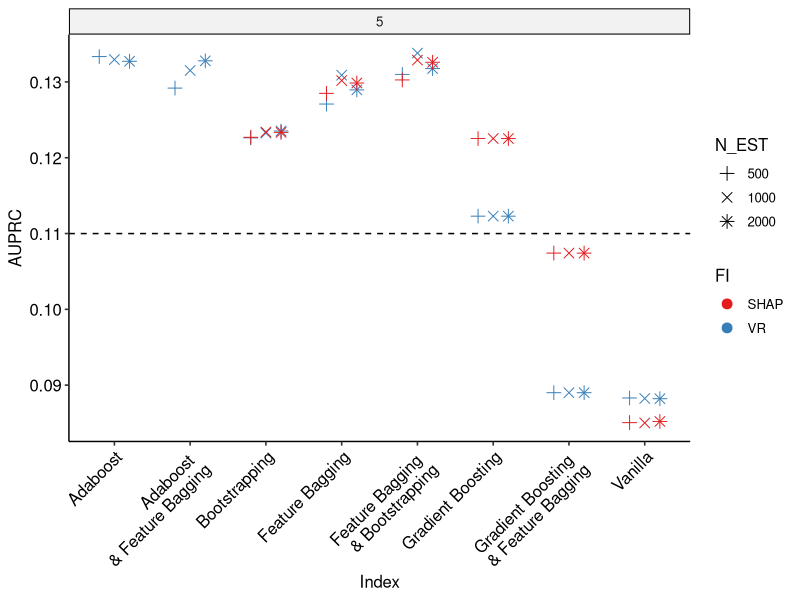
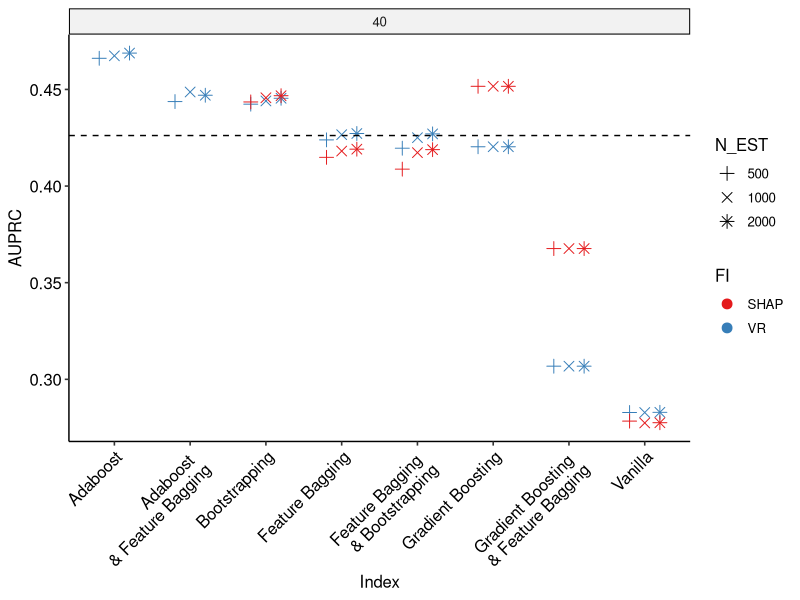
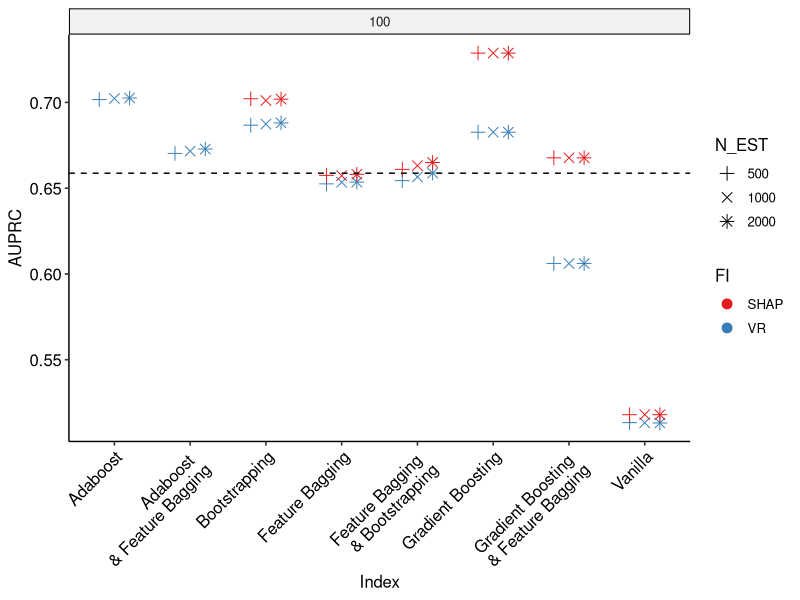
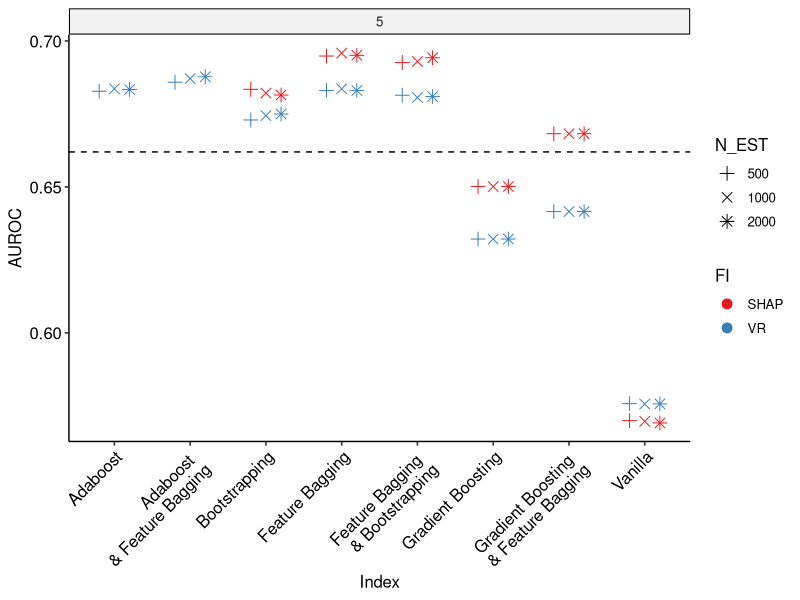
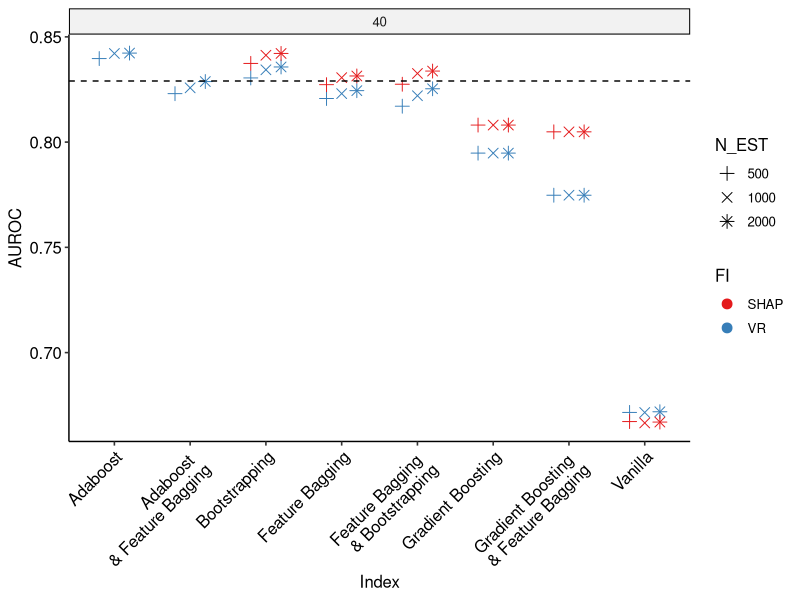
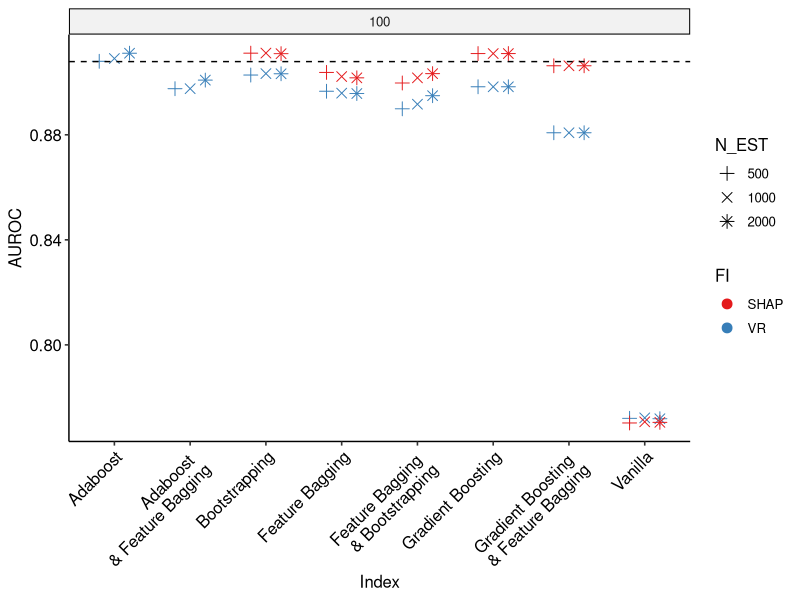
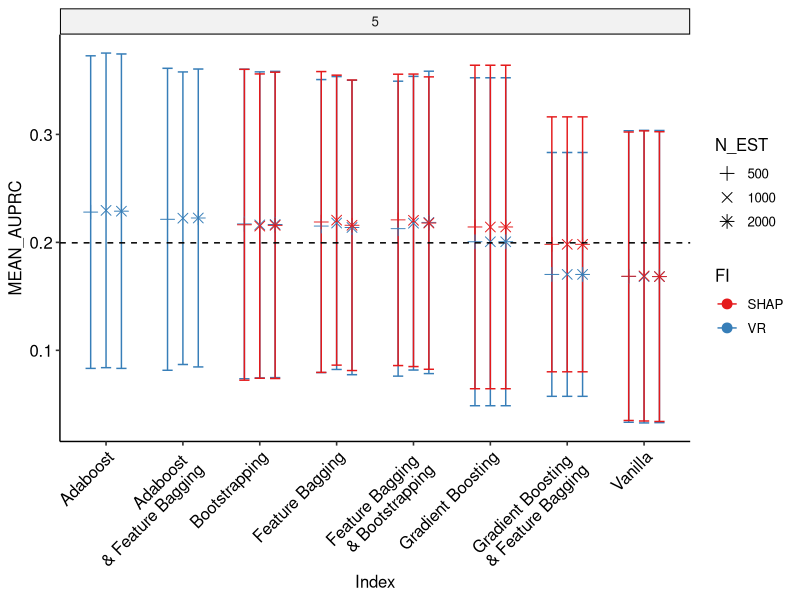
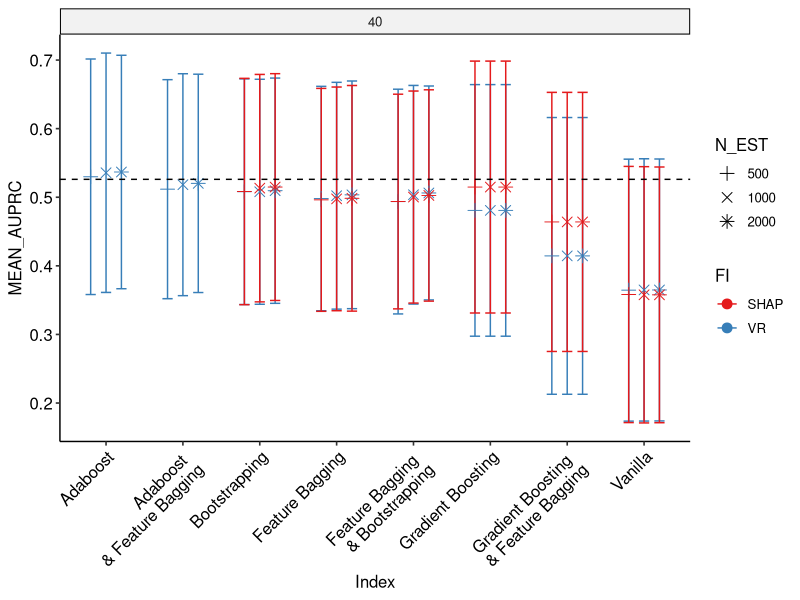

These figures' R source, in order:
## ---- chunk 1
library(rstatix)  # pipe-friendly statistical methods
library(ggplot2)
library(ggpubr)

rdf <- read.csv('./results/results_all_long.csv')

rdf$N_EST <- as.factor(rdf$N_EST)
rdf$Index <- as.factor(rdf$Index)
rdf$FI <- as.factor(rdf$FI)
rdf$MR <- as.factor(rdf$MR)

## ---- chunk 2

MR = unique(rdf$MR)
pd = position_dodge(0.6)

AUROC <- c(0.6619815875877165, 0.8290163353003178, 0.9078733931801096)
AUPRC <- c(0.10999212039806713, 0.4261383315393321, 0.6587304621389592)
MEAN_AUPRC <- c(0.19955715263807533, 0.5260921589703365, 0.7257882565622619)
MEAN_AUROC <- c(0.6725450267402954, 0.8441343415588369, 0.916339278444858)

for (i in seq_along(MR)) {
  mr <- MR[i]
  baseline_value <- AUPRC[i]
  p <- rdf %>%
    filter(MR == mr) %>%
     filter(!is.na(AUPRC)) %>%
    ggplot(aes(x=Index, y=AUPRC, group = N_EST, colour = FI)) + 
    geom_point(aes(shape = N_EST), position = pd, size = 3) +
    geom_hline(yintercept = baseline_value, linetype = "dashed", color = "black") + 
    scale_shape_manual(values=c(3,4,8))+
    theme_pubr() + 
    scale_color_brewer(palette = 'Set1') +
    facet_wrap(MR~., ncol = 1, scales = "free_y") +
    theme(legend.position = "right",
      axis.text.x = element_text(angle = 45, hjust = 1),
    )
    
  plot(p)
  filename <- paste0("results/", mr , "_AUPRC" , ".png")
  ggsave(filename, plot = p)
}

for (i in seq_along(MR)) {
  mr <- MR[i]
  baseline_value <- AUROC[i]
  p <- rdf %>%
    filter(MR == mr) %>%
     filter(!is.na(AUROC)) %>%
    ggplot(aes(x=Index, y=AUROC, group = N_EST, colour = FI)) + 
    geom_point(aes(shape = N_EST), position = pd, size = 3) +
    geom_hline(yintercept = baseline_value, linetype = "dashed", color = "black") + 
    scale_shape_manual(values=c(3,4,8))+
    theme_pubr() + 
    scale_color_brewer(palette = 'Set1') +
    facet_wrap(MR~., ncol = 1, scales = "free_y") +
    theme(legend.position = "right",
      axis.text.x = element_text(angle = 45, hjust = 1),
    )
    
  plot(p)
  filename <- paste0("results/", mr , "_AUROC" , ".png")
  ggsave(filename, plot = p)
}

for (i in seq_along(MR)) {
  mr <- MR[i]
  baseline_value <- MEAN_AUPRC[i]
  p <- rdf %>%
    filter(MR == mr) %>%
     filter(!is.na(MEAN_AUPRC)) %>%
    ggplot(aes(x=Index, y=MEAN_AUPRC, group = N_EST, colour = FI)) + 
    geom_errorbar(aes(ymin=MEAN_AUPRC-STD_AUPRC, ymax=MEAN_AUPRC+STD_AUPRC), 
                  width=0.4, size = 0.5, position=pd, alpha = 1) +
    geom_point(aes(shape = N_EST), position = pd, size = 3) +
    geom_hline(yintercept = baseline_value, linetype = "dashed", color = "black") +
    scale_shape_manual(values=c(3,4,8))+
    theme_pubr() + 
    scale_color_brewer(palette = 'Set1') +
    facet_wrap(MR~., ncol = 1, scales = "free_y") +
    theme(legend.position = "right",
      axis.text.x = element_text(angle = 45, hjust = 1),
    )
    
  plot(p)
  filename <- paste0("results/", mr , "_MEAN_AUPRC" , ".png")
  ggsave(filename, plot = p)
}

for (i in seq_along(MR)) {
  mr <- MR[i]
  baseline_value <- MEAN_AUROC[i]
  p <- rdf %>%
    filter(MR == mr) %>%
     filter(!is.na(MEAN_AUROC)) %>%
    ggplot(aes(x=Index, y=MEAN_AUROC, group = N_EST, colour = FI)) + 
    geom_errorbar(aes(ymin=MEAN_AUROC-STD_AUROC, ymax=MEAN_AUROC+STD_AUROC), 
                  width=0.4, size = 0.5, position=pd, alpha = 1) +
    geom_point(aes(shape = N_EST), position = pd, size = 3) +
    geom_hline(yintercept = baseline_value, linetype = "dashed", color = "black") + 
    scale_shape_manual(values=c(3,4,8))+
    theme_pubr() + 
    scale_color_brewer(palette = 'Set1') +
    facet_wrap(MR~., ncol = 1, scales = "free_y") +
    theme(legend.position = "right",
      axis.text.x = element_text(angle = 45, hjust = 1),
    )
    
  plot(p)
  filename <- paste0("results/", mr , "_MEAN_AUROC" , ".png")
  ggsave(filename, plot = p)
}
